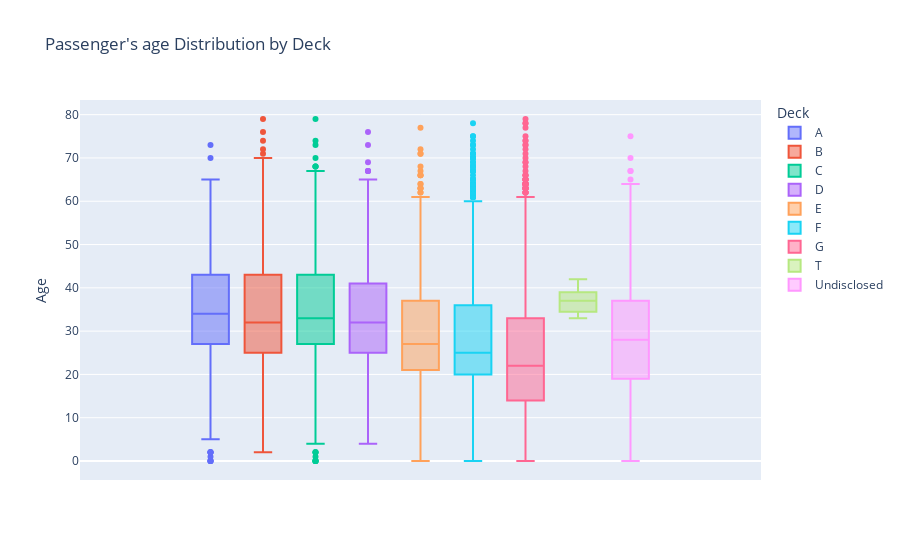

Here is the notebook cell this chart was saved with:
### Code cell
box_Age = px.box(df_viz, y='Age', color='Deck',
              title="Passenger's age Distribution by Deck")

# Show the plot
box_Age.show()

### Figure 1 — Plotly figure (JSON) as saved in the notebook; plotly's stock layout.template omitted (floating-point values rounded to 4 significant figures; data arrays with more than 128 entries replaced by an {"elided": "..."} marker saying what was removed)
{"data": [{"alignmentgroup": "True", "hovertemplate": "Deck=A<br>Age=%{y}<extra></extra>", "legendgroup": "A", "marker": {"color": "#636efa"}, "name": "A", "notched": false, "offsetgroup": "A", "orientation": "v", "showlegend": true, "type": "box", "x0": " ", "xaxis": "x", "y": {"elided": "256 int values"}, "y0": " ", "yaxis": "y"}, {"alignmentgroup": "True", "hovertemplate": "Deck=B<br>Age=%{y}<extra></extra>", "legendgroup": "B", "marker": {"color": "#EF553B"}, "name": "B", "notched": false, "offsetgroup": "B", "orientation": "v", "showlegend": true, "type": "box", "x0": " ", "xaxis": "x", "y": {"elided": "779 int values"}, "y0": " ", "yaxis": "y"}, {"alignmentgroup": "True", "hovertemplate": "Deck=C<br>Age=%{y}<extra></extra>", "legendgroup": "C", "marker": {"color": "#00cc96"}, "name": "C", "notched": false, "offsetgroup": "C", "orientation": "v", "showlegend": true, "type": "box", "x0": " ", "xaxis": "x", "y": {"elided": "747 int values"}, "y0": " ", "yaxis": "y"}, {"alignmentgroup": "True", "hovertemplate": "Deck=D<br>Age=%{y}<extra></extra>", "legendgroup": "D", "marker": {"color": "#ab63fa"}, "name": "D", "notched": false, "offsetgroup": "D", "orientation": "v", "showlegend": true, "type": "box", "x0": " ", "xaxis": "x", "y": {"elided": "478 int values"}, "y0": " ", "yaxis": "y"}, {"alignmentgroup": "True", "hovertemplate": "Deck=E<br>Age=%{y}<extra></extra>", "legendgroup": "E", "marker": {"color": "#FFA15A"}, "name": "E", "notched": false, "offsetgroup": "E", "orientation": "v", "showlegend": true, "type": "box", "x0": " ", "xaxis": "x", "y": {"elided": "876 int values"}, "y0": " ", "yaxis": "y"}, {"alignmentgroup": "True", "hovertemplate": "Deck=F<br>Age=%{y}<extra></extra>", "legendgroup": "F", "marker": {"color": "#19d3f3"}, "name": "F", "notched": false, "offsetgroup": "F", "orientation": "v", "showlegend": true, "type": "box", "x0": " ", "xaxis": "x", "y": {"elided": "2794 int values"}, "y0": " ", "yaxis": "y"}, {"alignmentgroup": "True", "hovertemplate": "Deck=G<br>Age=%{y}<extra></extra>", "legendgroup": "G", "marker": {"color": "#FF6692"}, "name": "G", "notched": false, "offsetgroup": "G", "orientation": "v", "showlegend": true, "type": "box", "x0": " ", "xaxis": "x", "y": {"elided": "2559 int values"}, "y0": " ", "yaxis": "y"}, {"alignmentgroup": "True", "hovertemplate": "Deck=T<br>Age=%{y}<extra></extra>", "legendgroup": "T", "marker": {"color": "#B6E880"}, "name": "T", "notched": false, "offsetgroup": "T", "orientation": "v", "showlegend": true, "type": "box", "x0": " ", "xaxis": "x", "y": [37, 38, 33, 35, 42], "y0": " ", "yaxis": "y"}, {"alignmentgroup": "True", "hovertemplate": "Deck=Undisclosed<br>Age=%{y}<extra></extra>", "legendgroup": "Undisclosed", "marker": {"color": "#FF97FF"}, "name": "Undisclosed", "notched": false, "offsetgroup": "Undisclosed", "orientation": "v", "showlegend": true, "type": "box", "x0": " ", "xaxis": "x", "y": {"elided": "199 int values"}, "y0": " ", "yaxis": "y"}], "layout": {"boxmode": "group", "legend": {"title": {"text": "Deck"}, "tracegroupgap": 0}, "title": {"text": "Passenger's age Distribution by Deck"}, "xaxis": {"anchor": "y", "domain": [0, 1]}, "yaxis": {"anchor": "x", "domain": [0, 1], "title": {"text": "Age"}}}}
